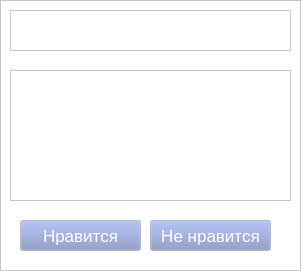
        <widget class="QFrame" name="frame_city_4">
         <property name="sizePolicy">
          <sizepolicy hsizetype="Fixed" vsizetype="Fixed">
           <horstretch>0</horstretch>
           <verstretch>0</verstretch>
          </sizepolicy>
         </property>
         <property name="minimumSize">
          <size>
           <width>301</width>
           <height>271</height>
          </size>
         </property>
         <property name="palette">
          <palette>
           <active>
            <colorrole role="Midlight">
             <brush brushstyle="SolidPattern">
              <color alpha="255">
               <red>239</red>
               <green>239</green>
               <blue>239</blue>
              </color>
             </brush>
            </colorrole>
            <colorrole role="Base">
             <brush brushstyle="SolidPattern">
              <color alpha="255">
               <red>255</red>
               <green>255</green>
               <blue>255</blue>
              </color>
             </brush>
            </colorrole>
            <colorrole role="Window">
             <brush brushstyle="SolidPattern">
              <color alpha="255">
               <red>255</red>
               <green>255</green>
               <blue>255</blue>
              </color>
             </brush>
            </colorrole>
           </active>
           <inactive>
            <colorrole role="Midlight">
             <brush brushstyle="SolidPattern">
              <color alpha="255">
               <red>239</red>
               <green>239</green>
               <blue>239</blue>
              </color>
             </brush>
            </colorrole>
            <colorrole role="Base">
             <brush brushstyle="SolidPattern">
              <color alpha="255">
               <red>255</red>
               <green>255</green>
               <blue>255</blue>
              </color>
             </brush>
            </colorrole>
            <colorrole role="Window">
             <brush brushstyle="SolidPattern">
              <color alpha="255">
               <red>255</red>
               <green>255</green>
               <blue>255</blue>
              </color>
             </brush>
            </colorrole>
           </inactive>
           <disabled>
            <colorrole role="Midlight">
             <brush brushstyle="SolidPattern">
              <color alpha="255">
               <red>239</red>
               <green>239</green>
               <blue>239</blue>
              </color>
             </brush>
            </colorrole>
            <colorrole role="Base">
             <brush brushstyle="SolidPattern">
              <color alpha="255">
               <red>255</red>
               <green>255</green>
               <blue>255</blue>
              </color>
             </brush>
            </colorrole>
            <colorrole role="Window">
             <brush brushstyle="SolidPattern">
              <color alpha="255">
               <red>255</red>
               <green>255</green>
               <blue>255</blue>
              </color>
             </brush>
            </colorrole>
           </disabled>
          </palette>
         </property>
         <property name="autoFillBackground">
          <bool>true</bool>
         </property>
         <property name="frameShape">
          <enum>QFrame::StyledPanel</enum>
         </property>
         <property name="frameShadow">
          <enum>QFrame::Raised</enum>
         </property>
         <widget class="QLabel" name="name_4">
          <property name="geometry">
           <rect>
            <x>10</x>
            <y>10</y>
            <width>281</width>
            <height>41</height>
           </rect>
          </property>
          <property name="palette">
           <palette>
            <active>
             <colorrole role="WindowText">
              <brush brushstyle="SolidPattern">
               <color alpha="255">
                <red>84</red>
                <green>88</green>
                <blue>133</blue>
               </color>
              </brush>
             </colorrole>
             <colorrole role="Text">
              <brush brushstyle="SolidPattern">
               <color alpha="255">
                <red>84</red>
                <green>88</green>
                <blue>133</blue>
               </color>
              </brush>
             </colorrole>
             <colorrole role="PlaceholderText">
              <brush brushstyle="SolidPattern">
               <color alpha="128">
                <red>84</red>
                <green>88</green>
                <blue>133</blue>
               </color>
              </brush>
             </colorrole>
            </active>
            <inactive>
             <colorrole role="WindowText">
              <brush brushstyle="SolidPattern">
               <color alpha="255">
                <red>84</red>
                <green>88</green>
                <blue>133</blue>
               </color>
              </brush>
             </colorrole>
             <colorrole role="Text">
              <brush brushstyle="SolidPattern">
               <color alpha="255">
                <red>84</red>
                <green>88</green>
                <blue>133</blue>
               </color>
              </brush>
             </colorrole>
             <colorrole role="PlaceholderText">
              <brush brushstyle="SolidPattern">
               <color alpha="128">
                <red>84</red>
                <green>88</green>
                <blue>133</blue>
               </color>
              </brush>
             </colorrole>
            </inactive>
            <disabled>
             <colorrole role="WindowText">
              <brush brushstyle="SolidPattern">
               <color alpha="255">
                <red>190</red>
                <green>190</green>
                <blue>190</blue>
               </color>
              </brush>
             </colorrole>
             <colorrole role="Text">
              <brush brushstyle="SolidPattern">
               <color alpha="255">
                <red>190</red>
                <green>190</green>
                <blue>190</blue>
               </color>
              </brush>
             </colorrole>
             <colorrole role="PlaceholderText">
              <brush brushstyle="SolidPattern">
               <color alpha="128">
                <red>0</red>
                <green>0</green>
                <blue>0</blue>
               </color>
              </brush>
             </colorrole>
            </disabled>
           </palette>
          </property>
          <property name="font">
           <font>
            <pointsize>13</pointsize>
            <weight>75</weight>
            <bold>true</bold>
           </font>
          </property>
          <property name="layoutDirection">
           <enum>Qt::LeftToRight</enum>
          </property>
          <property name="frameShape">
           <enum>QFrame::StyledPanel</enum>
          </property>
          <property name="lineWidth">
           <number>2</number>
          </property>
          <property name="text">
           <string/>
          </property>
          <property name="alignment">
           <set>Qt::AlignCenter</set>
          </property>
         </widget>
         <widget class="QTextBrowser" name="properties_4">
          <property name="geometry">
           <rect>
            <x>10</x>
            <y>70</y>
            <width>281</width>
            <height>131</height>
           </rect>
          </property>
          <property name="palette">
           <palette>
            <active>
             <colorrole role="Text">
              <brush brushstyle="SolidPattern">
               <color alpha="255">
                <red>84</red>
                <green>88</green>
                <blue>133</blue>
               </color>
              </brush>
             </colorrole>
             <colorrole role="PlaceholderText">
              <brush brushstyle="SolidPattern">
               <color alpha="128">
                <red>84</red>
                <green>88</green>
                <blue>133</blue>
               </color>
              </brush>
             </colorrole>
            </active>
            <inactive>
             <colorrole role="Text">
              <brush brushstyle="SolidPattern">
               <color alpha="255">
                <red>84</red>
                <green>88</green>
                <blue>133</blue>
               </color>
              </brush>
             </colorrole>
             <colorrole role="PlaceholderText">
              <brush brushstyle="SolidPattern">
               <color alpha="128">
                <red>84</red>
                <green>88</green>
                <blue>133</blue>
               </color>
              </brush>
             </colorrole>
            </inactive>
            <disabled>
             <colorrole role="Text">
              <brush brushstyle="SolidPattern">
               <color alpha="255">
                <red>190</red>
                <green>190</green>
                <blue>190</blue>
               </color>
              </brush>
             </colorrole>
             <colorrole role="PlaceholderText">
              <brush brushstyle="SolidPattern">
               <color alpha="128">
                <red>0</red>
                <green>0</green>
                <blue>0</blue>
               </color>
              </brush>
             </colorrole>
            </disabled>
           </palette>
          </property>
          <property name="font">
           <font>
            <pointsize>13</pointsize>
           </font>
          </property>
         </widget>
         <widget class="QPushButton" name="btn_like_4">
          <property name="geometry">
           <rect>
            <x>20</x>
            <y>220</y>
            <width>121</width>
            <height>31</height>
           </rect>
          </property>
          <property name="palette">
           <palette>
            <active>
             <colorrole role="WindowText">
              <brush brushstyle="SolidPattern">
               <color alpha="255">
                <red>0</red>
                <green>0</green>
                <blue>0</blue>
               </color>
              </brush>
             </colorrole>
             <colorrole role="Button">
              <brush brushstyle="SolidPattern">
               <color alpha="255">
                <red>127</red>
                <green>144</green>
                <blue>196</blue>
               </color>
              </brush>
             </colorrole>
             <colorrole role="Text">
              <brush brushstyle="SolidPattern">
               <color alpha="255">
                <red>255</red>
                <green>255</green>
                <blue>255</blue>
               </color>
              </brush>
             </colorrole>
             <colorrole role="ButtonText">
              <brush brushstyle="SolidPattern">
               <color alpha="255">
                <red>255</red>
                <green>255</green>
                <blue>255</blue>
               </color>
              </brush>
             </colorrole>
             <colorrole role="PlaceholderText">
              <brush brushstyle="SolidPattern">
               <color alpha="128">
                <red>255</red>
                <green>255</green>
                <blue>255</blue>
               </color>
              </brush>
             </colorrole>
            </active>
            <inactive>
             <colorrole role="WindowText">
              <brush brushstyle="SolidPattern">
               <color alpha="255">
                <red>0</red>
                <green>0</green>
                <blue>0</blue>
               </color>
              </brush>
             </colorrole>
             <colorrole role="Button">
              <brush brushstyle="SolidPattern">
               <color alpha="255">
                <red>127</red>
                <green>144</green>
                <blue>196</blue>
               </color>
              </brush>
             </colorrole>
             <colorrole role="Text">
              <brush brushstyle="SolidPattern">
               <color alpha="255">
                <red>255</red>
                <green>255</green>
                <blue>255</blue>
               </color>
              </brush>
             </colorrole>
             <colorrole role="ButtonText">
              <brush brushstyle="SolidPattern">
               <color alpha="255">
                <red>255</red>
                <green>255</green>
                <blue>255</blue>
               </color>
              </brush>
             </colorrole>
             <colorrole role="PlaceholderText">
              <brush brushstyle="SolidPattern">
               <color alpha="128">
                <red>255</red>
                <green>255</green>
                <blue>255</blue>
               </color>
              </brush>
             </colorrole>
            </inactive>
            <disabled>
             <colorrole role="WindowText">
              <brush brushstyle="SolidPattern">
               <color alpha="255">
                <red>190</red>
                <green>190</green>
                <blue>190</blue>
               </color>
              </brush>
             </colorrole>
             <colorrole role="Button">
              <brush brushstyle="SolidPattern">
               <color alpha="255">
                <red>127</red>
                <green>144</green>
                <blue>196</blue>
               </color>
              </brush>
             </colorrole>
             <colorrole role="Text">
              <brush brushstyle="SolidPattern">
               <color alpha="255">
                <red>190</red>
                <green>190</green>
                <blue>190</blue>
               </color>
              </brush>
             </colorrole>
             <colorrole role="ButtonText">
              <brush brushstyle="SolidPattern">
               <color alpha="255">
                <red>190</red>
                <green>190</green>
                <blue>190</blue>
               </color>
              </brush>
             </colorrole>
             <colorrole role="PlaceholderText">
              <brush brushstyle="SolidPattern">
               <color alpha="128">
                <red>0</red>
                <green>0</green>
                <blue>0</blue>
               </color>
              </brush>
             </colorrole>
            </disabled>
           </palette>
          </property>
          <property name="font">
           <font>
            <pointsize>13</pointsize>
            <stylestrategy>PreferDefault</stylestrategy>
           </font>
          </property>
          <property name="text">
           <string>Нравится</string>
          </property>
         </widget>
         <widget class="QPushButton" name="btn_dislike_4">
          <property name="geometry">
           <rect>
            <x>150</x>
            <y>220</y>
            <width>121</width>
            <height>31</height>
           </rect>
          </property>
          <property name="palette">
           <palette>
            <active>
             <colorrole role="WindowText">
              <brush brushstyle="SolidPattern">
               <color alpha="255">
                <red>0</red>
                <green>0</green>
                <blue>0</blue>
               </color>
              </brush>
             </colorrole>
             <colorrole role="Button">
              <brush brushstyle="SolidPattern">
               <color alpha="255">
                <red>127</red>
                <green>144</green>
                <blue>196</blue>
               </color>
              </brush>
             </colorrole>
             <colorrole role="Text">
              <brush brushstyle="SolidPattern">
               <color alpha="255">
                <red>255</red>
                <green>255</green>
                <blue>255</blue>
               </color>
              </brush>
             </colorrole>
             <colorrole role="ButtonText">
              <brush brushstyle="SolidPattern">
               <color alpha="255">
                <red>255</red>
                <green>255</green>
                <blue>255</blue>
               </color>
              </brush>
             </colorrole>
             <colorrole role="PlaceholderText">
              <brush brushstyle="SolidPattern">
               <color alpha="128">
                <red>255</red>
                <green>255</green>
                <blue>255</blue>
               </color>
              </brush>
             </colorrole>
            </active>
            <inactive>
             <colorrole role="WindowText">
              <brush brushstyle="SolidPattern">
               <color alpha="255">
                <red>0</red>
                <green>0</green>
                <blue>0</blue>
               </color>
              </brush>
             </colorrole>
             <colorrole role="Button">
              <brush brushstyle="SolidPattern">
               <color alpha="255">
                <red>127</red>
                <green>144</green>
                <blue>196</blue>
               </color>
              </brush>
             </colorrole>
             <colorrole role="Text">
              <brush brushstyle="SolidPattern">
               <color alpha="255">
                <red>255</red>
                <green>255</green>
                <blue>255</blue>
               </color>
              </brush>
             </colorrole>
             <colorrole role="ButtonText">
              <brush brushstyle="SolidPattern">
               <color alpha="255">
                <red>255</red>
                <green>255</green>
                <blue>255</blue>
               </color>
              </brush>
             </colorrole>
             <colorrole role="PlaceholderText">
              <brush brushstyle="SolidPattern">
               <color alpha="128">
                <red>255</red>
                <green>255</green>
                <blue>255</blue>
               </color>
              </brush>
             </colorrole>
            </inactive>
            <disabled>
             <colorrole role="WindowText">
              <brush brushstyle="SolidPattern">
               <color alpha="255">
                <red>190</red>
                <green>190</green>
                <blue>190</blue>
               </color>
              </brush>
             </colorrole>
             <colorrole role="Button">
              <brush brushstyle="SolidPattern">
               <color alpha="255">
                <red>127</red>
                <green>144</green>
                <blue>196</blue>
               </color>
              </brush>
             </colorrole>
             <colorrole role="Text">
              <brush brushstyle="SolidPattern">
               <color alpha="255">
                <red>190</red>
                <green>190</green>
                <blue>190</blue>
               </color>
              </brush>
             </colorrole>
             <colorrole role="ButtonText">
              <brush brushstyle="SolidPattern">
               <color alpha="255">
                <red>190</red>
                <green>190</green>
                <blue>190</blue>
               </color>
              </brush>
             </colorrole>
             <colorrole role="PlaceholderText">
              <brush brushstyle="SolidPattern">
               <color alpha="128">
                <red>0</red>
                <green>0</green>
                <blue>0</blue>
               </color>
              </brush>
             </colorrole>
            </disabled>
           </palette>
          </property>
          <property name="font">
           <font>
            <pointsize>13</pointsize>
            <stylestrategy>PreferDefault</stylestrategy>
           </font>
          </property>
          <property name="text">
           <string>Не нравится</string>
          </property>
         </widget>
        </widget>
